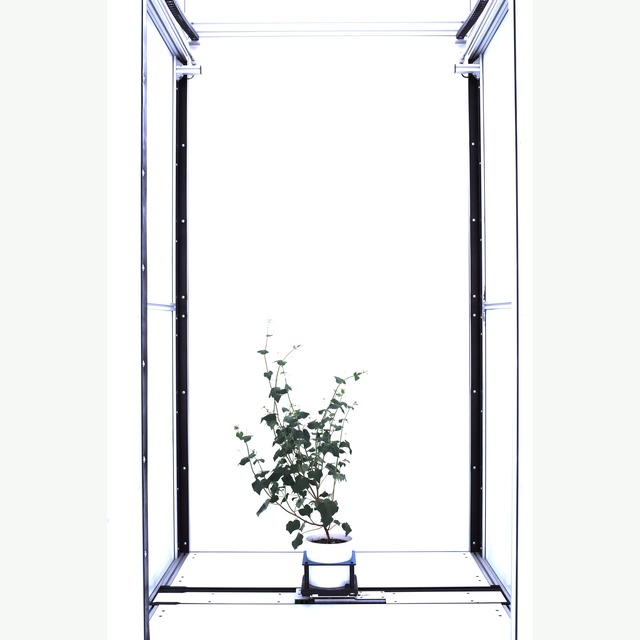
#> input picture Data/flowering/cosegppb_buckwheat_0005.jpg, 640 x 640 px
$ python -i extract_features.py   (imports and definitions only)
#> lines starting #> are read from the running program, lines starting #| are printed output that depends on the picture; after the words box and inside, x2 and y2 are one past the last pixel; in counts of white or black regions, pixels touching at a corner belong together

from __future__ import annotations

import argparse
import os
from pathlib import Path
from typing import Dict, List, Tuple

import cv2
import numpy as np
import psycopg2
from psycopg2.extras import execute_values
from skimage.feature import local_binary_pattern
import pandas as pd
from tqdm import tqdm

# ── DB Config ──────────────────────────────────────────────────────────────────
DB_CONFIG = {
    'host':     'localhost',
    'port':     5432,
    'dbname':   'Tree_image_metadata',   # ← đổi
    'user':     'postgres',   # ← đổi
    'password': '12345678',   # ← đổi
}

INSERT_SQL = """
INSERT INTO plant_features (
    file_name, folder,
    rgb_hist_1, rgb_hist_2, rgb_hist_3, rgb_hist_4, rgb_hist_5, rgb_hist_6,
    rgb_hist_7, rgb_hist_8, rgb_hist_9, rgb_hist_10, rgb_hist_11, rgb_hist_12,
    rgb_hist_13, rgb_hist_14, rgb_hist_15, rgb_hist_16, rgb_hist_17, rgb_hist_18,
    rgb_hist_19, rgb_hist_20, rgb_hist_21, rgb_hist_22, rgb_hist_23, rgb_hist_24,
    edge_count, edge_ratio,
    hw_ratio, contour_area, convexity, defect_count,
    lbp_1, lbp_2, lbp_3, lbp_4, lbp_5, lbp_6, lbp_7, lbp_8, lbp_9, lbp_10,
    hu_1, hu_2, hu_3, hu_4, hu_5, hu_6, hu_7,
    green_count, green_ratio
 ) VALUES %s
ON CONFLICT (file_name, folder) DO UPDATE SET
    folder       = EXCLUDED.folder,
    rgb_hist_1   = EXCLUDED.rgb_hist_1,  rgb_hist_2  = EXCLUDED.rgb_hist_2,
    rgb_hist_3   = EXCLUDED.rgb_hist_3,  rgb_hist_4  = EXCLUDED.rgb_hist_4,
    rgb_hist_5   = EXCLUDED.rgb_hist_5,  rgb_hist_6  = EXCLUDED.rgb_hist_6,
    rgb_hist_7   = EXCLUDED.rgb_hist_7,  rgb_hist_8  = EXCLUDED.rgb_hist_8,
    rgb_hist_9   = EXCLUDED.rgb_hist_9,  rgb_hist_10 = EXCLUDED.rgb_hist_10,
    rgb_hist_11  = EXCLUDED.rgb_hist_11, rgb_hist_12 = EXCLUDED.rgb_hist_12,
    rgb_hist_13  = EXCLUDED.rgb_hist_13, rgb_hist_14 = EXCLUDED.rgb_hist_14,
    rgb_hist_15  = EXCLUDED.rgb_hist_15, rgb_hist_16 = EXCLUDED.rgb_hist_16,
    rgb_hist_17  = EXCLUDED.rgb_hist_17, rgb_hist_18 = EXCLUDED.rgb_hist_18,
    rgb_hist_19  = EXCLUDED.rgb_hist_19, rgb_hist_20 = EXCLUDED.rgb_hist_20,
    rgb_hist_21  = EXCLUDED.rgb_hist_21, rgb_hist_22 = EXCLUDED.rgb_hist_22,
    rgb_hist_23  = EXCLUDED.rgb_hist_23, rgb_hist_24 = EXCLUDED.rgb_hist_24,
    edge_count   = EXCLUDED.edge_count,  edge_ratio  = EXCLUDED.edge_ratio,
    hw_ratio     = EXCLUDED.hw_ratio,    contour_area = EXCLUDED.contour_area,
    convexity    = EXCLUDED.convexity,   defect_count = EXCLUDED.defect_count,
    lbp_1        = EXCLUDED.lbp_1,  lbp_2  = EXCLUDED.lbp_2,
    lbp_3        = EXCLUDED.lbp_3,  lbp_4  = EXCLUDED.lbp_4,
    lbp_5        = EXCLUDED.lbp_5,  lbp_6  = EXCLUDED.lbp_6,
    lbp_7        = EXCLUDED.lbp_7,  lbp_8  = EXCLUDED.lbp_8,
    lbp_9        = EXCLUDED.lbp_9,  lbp_10 = EXCLUDED.lbp_10,
    hu_1         = EXCLUDED.hu_1,   hu_2   = EXCLUDED.hu_2,
    hu_3         = EXCLUDED.hu_3,   hu_4   = EXCLUDED.hu_4,
    hu_5         = EXCLUDED.hu_5,   hu_6   = EXCLUDED.hu_6,
    hu_7         = EXCLUDED.hu_7,
    green_count  = EXCLUDED.green_count, green_ratio = EXCLUDED.green_ratio;
"""


# [20 lines left out: function row_to_tuple, not called in this run]


# ── Feature extraction ─────────────────────────────────────────────────────────

TARGET_SIZE = (1080, 1080)


def rgb_histogram(img: np.ndarray, bins: int = 8) -> List[float]:
    chans = cv2.split(img)
    feats = []
    for ch in chans[::-1]:
        hist = cv2.calcHist([ch], [0], None, [bins], [0, 256]).flatten()
        hist = hist / (hist.sum() + 1e-9)
        feats.extend(hist.tolist())
    return feats


def edge_features(gray: np.ndarray) -> Tuple[int, float]:
    blur = cv2.GaussianBlur(gray, (5, 5), 0)
    edges = cv2.Canny(blur, 50, 150)
    edge_count = int(np.count_nonzero(edges))
    ratio = edge_count / (gray.shape[0] * gray.shape[1])
    return edge_count, ratio


def shape_features(img: np.ndarray, gray: np.ndarray) -> Tuple[float, int, float, int]:
    _, th = cv2.threshold(gray, 0, 255, cv2.THRESH_BINARY_INV + cv2.THRESH_OTSU)
    contours, _ = cv2.findContours(th, cv2.RETR_EXTERNAL, cv2.CHAIN_APPROX_SIMPLE)
    if not contours:
        return 0.0, 0, 0.0, 0
    c = max(contours, key=cv2.contourArea)
    area = float(cv2.contourArea(c))
    x, y, w, h = cv2.boundingRect(c)
    hw_ratio = float(h) / float(w) if w > 0 else 0.0
    hull = cv2.convexHull(c)
    hull_area = float(cv2.contourArea(hull)) if hull is not None else 0.0
    convexity = (hull_area / area) if area > 0 else 0.0
    defects_count = 0
    try:
        hull_idx = cv2.convexHull(c, returnPoints=False)
        if hull_idx is not None and len(hull_idx) > 2:
            defects = cv2.convexityDefects(c, hull_idx)
            if defects is not None:
                defects_count = int(defects.shape[0])
    except Exception:
        defects_count = 0
    return hw_ratio, int(area), convexity, defects_count


def hu_moments_from_mask(gray: np.ndarray) -> List[float]:
    """Compute Hu moments from the largest contour mask. Returns 7 Hu moments (log-scaled)."""
    _, th = cv2.threshold(gray, 0, 255, cv2.THRESH_BINARY_INV + cv2.THRESH_OTSU)
    contours, _ = cv2.findContours(th, cv2.RETR_EXTERNAL, cv2.CHAIN_APPROX_SIMPLE)
    if not contours:
        return [0.0] * 7
    c = max(contours, key=cv2.contourArea)
    mask = np.zeros_like(gray)
    cv2.drawContours(mask, [c], -1, color=255, thickness=-1)
    moments = cv2.moments(mask)
    hu = cv2.HuMoments(moments).flatten()
    # log scale for numerical stability/sign handling
    hu_log = []
    for v in hu:
        if v == 0:
            hu_log.append(0.0)
        else:
            hu_log.append(-1.0 * float(np.sign(v) * np.log10(abs(v))))
    # ensure length 7
    while len(hu_log) < 7:
        hu_log.append(0.0)
    return hu_log


def lbp_features(gray: np.ndarray, P: int = 8, R: int = 1, bins: int = 10) -> List[float]:
    lbp = local_binary_pattern(gray, P, R, method='uniform')
    hist, _ = np.histogram(lbp.ravel(), bins=bins, range=(0, bins))
    hist = hist.astype('float')
    hist /= (hist.sum() + 1e-9)
    return hist.tolist()


def green_area_ratio(img: np.ndarray) -> Tuple[int, float]:
    hsv = cv2.cvtColor(img, cv2.COLOR_BGR2HSV)
    mask = cv2.inRange(hsv, np.array([35, 40, 40]), np.array([85, 255, 255]))
    green_count = int(np.count_nonzero(mask))
    return green_count, green_count / (img.shape[0] * img.shape[1])


def process_image(path: Path) -> Dict[str, object]:
    img = cv2.imdecode(np.fromfile(str(path), dtype=np.uint8), cv2.IMREAD_COLOR)
#> img is the input picture: shape (640, 640, 3); mean B, G, R 237.8, 237.7, 236.6
    if img is None:
        raise ValueError(f'Could not open image: {path}')
    img = cv2.resize(img, TARGET_SIZE, interpolation=cv2.INTER_AREA)
#> img: shape (1080, 1080, 3)
    gray = cv2.cvtColor(img, cv2.COLOR_BGR2GRAY)
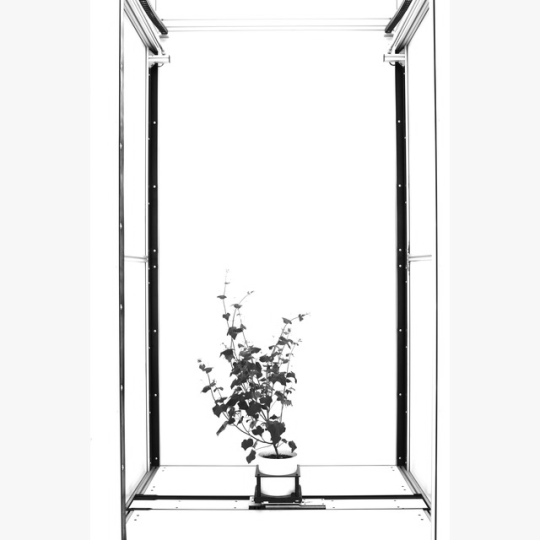
#> gray: shape (1080, 1080) (shown at 1/2 size); min 1, max 255, mean 237.3

    feats: Dict[str, object] = {}
    for i, v in enumerate(rgb_histogram(img, bins=8), 1):
        feats[f'rgb_hist_{i}'] = float(v)
#> this loop made 24 passes
#> v on passes 1 to 12: 0.0187, 0.0217, 0.0111, 0.00942, 0.00871, 0.0118, 0.0153, 0.903, 0.02, 0.0179, 0.0117, 0.0102
#> after the loop, feats = 24 items
    edge_count, edge_ratio = edge_features(gray)
#> in edge_features, `edges = cv2.Canny(blur, 50, 150)`:
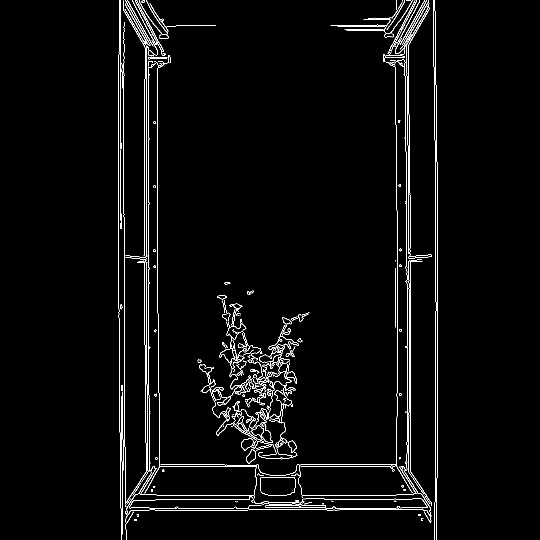
#> edges: shape (1080, 1080) (shown at 1/2 size); 2.5% white in thin lines or dots, all inside (x1, y1, x2, y2) = (237, 0, 876, 1080)
#> in edge_features, `edge_count = int(np.count_nonzero(edges))`: edge_count = 28781
#> in edge_features, `ratio = edge_count / (gray.shape[0] * gray.shape[1])`: ratio = 0.0247
#> edge_count = 28781; edge_ratio = 0.0247
    feats['edge_count'] = int(edge_count)
    feats['edge_ratio'] = float(edge_ratio)
    hw_ratio, area, convexity, defects = shape_features(img, gray)
#> in shape_features, `_, th = cv2.threshold(gray, 0, 255, cv2.THRESH_BINARY_INV + cv2.THRESH..`:
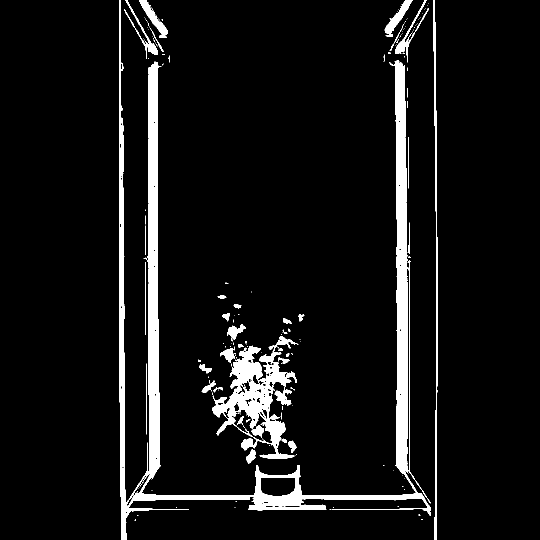
#> th: shape (1080, 1080) (shown at 1/2 size); 6.8% white; 199 white regions (159 under 20 px)
#> in shape_features, `contours, _ = cv2.findContours(th, cv2.RETR_EXTERNAL, cv2.CHAIN_APPROX..`: contours = 179 contours, 152 with area under 20; largest, box (x1, y1, x2, y2) and area: (238, 0, 862, 1080) 50990, (425, 672, 597, 918) 17240, (866, 0, 876, 1080) 2336, (278, 0, 336, 76) 1099, (769, 0, 825, 68) 1022
#> in shape_features, `c = max(contours, key=cv2.contourArea)`: c = contour of 927 points, box (x1, y1, x2, y2) (238, 0, 862, 1080), area 50990
#> in shape_features, `area = float(cv2.contourArea(c))`: area = 50989.5
#> in shape_features, `x, y, w, h = cv2.boundingRect(c)`: x = 238; y = 0; w = 624; h = 1080
#> in shape_features, `hw_ratio = float(h) / float(w) if w > 0 else 0.0`: hw_ratio = 1.73
#> in shape_features, `hull = cv2.convexHull(c)`: hull = contour of 12 points, box (x1, y1, x2, y2) (238, 0, 862, 1080), area 592060
#> in shape_features, `hull_area = float(cv2.contourArea(hull)) if hull is not None else 0.0`: hull_area = 592059.5
#> in shape_features, `convexity = (hull_area / area) if area > 0 else 0.0`: convexity = 11.61
#> in shape_features, `hull_idx = cv2.convexHull(c, returnPoints=False)`: hull_idx = [926, 467, 461, 455, 361, 187, 14, 13, 9, 3, 2, 0]
#> in shape_features, `defects = cv2.convexityDefects(c, hull_idx)`: defects = [[0, 2, 1, 246], [3, 9, 8, 299], [9, 13, 12, 333], [14, 187, 65, 19860], [187, 361, 252, 13312], [361, 455, 411, 9776], [455, 461, 458, 861], [461, 467, 463, 680], [467, 926, 870, 251264]]
#> hw_ratio = 1.73; area = 50989; convexity = 11.61; defects = 9
    feats['hw_ratio'] = float(hw_ratio)
    feats['contour_area'] = int(area)
    feats['convexity'] = float(convexity)
    feats['defect_count'] = int(defects)
    for i, v in enumerate(lbp_features(gray), 1):
#> in lbp_features, `lbp = local_binary_pattern(gray, P, R, method='uniform')`:
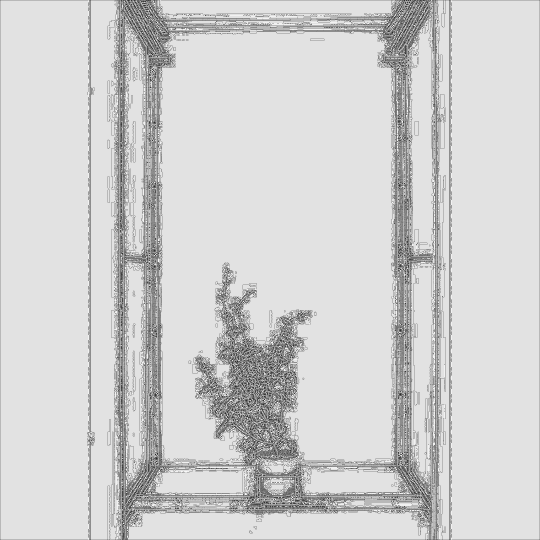
#> lbp: shape (1080, 1080) float64 (shown at 1/2 size); min 0, max 9, mean 7.41; drawn with min black and max white
#> in lbp_features, `hist, _ = np.histogram(lbp.ravel(), bins=bins, range=(0, bins))`: hist = [2197, 11435, 2935, 21557, 41297, 97001, 10203, 18367, 936725, 24683]
#> in lbp_features, `hist /= (hist.sum() + 1e-9)`: hist = [0.00188, 0.0098, 0.00252, 0.0185, 0.0354, 0.0832, 0.00875, 0.0157, 0.803, 0.0212]
        feats[f'lbp_{i}'] = float(v)
#> this loop made 10 passes
#> after the loop, feats = 40 items
    # Hu moments
    hu = hu_moments_from_mask(gray)
#> in hu_moments_from_mask, `cv2.drawContours(mask, [c], -1, color=255, thickness=-1)`:
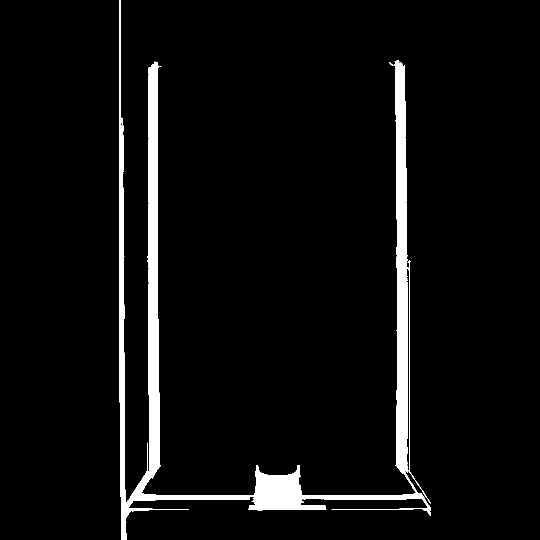
#> mask: shape (1080, 1080) (shown at 1/2 size); 4.8% white; 1 white region, box (x1, y1, x2, y2) and area: (238, 0, 862, 1080) 55523
#> in hu_moments_from_mask, `moments = cv2.moments(mask)`: moments = moments, m00 14158365, centre m10/m00, m01/m00 = (508.5, 665.8)
#> in hu_moments_from_mask, `hu = cv2.HuMoments(moments).flatten()`: hu = [0.00958, 2.9e-06, 4.97e-09, 4.37e-08, -6.41e-16, 5.83e-11, -6.37e-17]
#> the loop in hu_moments_from_mask, `for v in hu:` made 7 passes
#> v on passes 1 to 7: 0.00958, 2.9e-06, 4.97e-09, 4.37e-08, -6.41e-16, 5.83e-11, -6.37e-17
#> after the loop in hu_moments_from_mask, `for v in hu:`: hu_log = [2.02, 5.54, 8.3, 7.36, -15.19, 10.23, -16.2]
#> hu = [2.02, 5.54, 8.3, 7.36, -15.19, 10.23, -16.2]
    for i, v in enumerate(hu, 1):
        feats[f'hu_{i}'] = float(v)
#> this loop made 7 passes
#> v on passes 1 to 7: 2.02, 5.54, 8.3, 7.36, -15.19, 10.23, -16.2
#> after the loop, feats = 47 items
    green_count, green_ratio = green_area_ratio(img)
#> in green_area_ratio, `hsv = cv2.cvtColor(img, cv2.COLOR_BGR2HSV)`: hsv: shape (1080, 1080, 3); mean H, S, V 38.7, 5.8, 239
#> in green_area_ratio, `mask = cv2.inRange(hsv, np.array([35, 40, 40]), np.array([85, 255, 255..`:
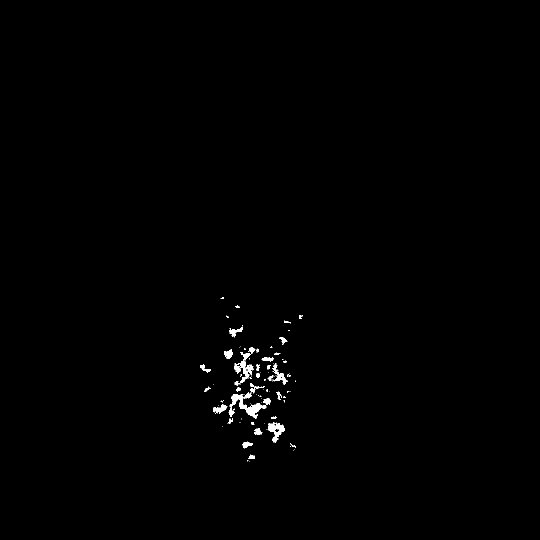
#> mask: shape (1080, 1080) (shown at 1/2 size); 0.5% white; 108 white regions (74 under 20 px), largest, box (x1, y1, x2, y2) and area: (457, 785, 533, 837) 1263, (469, 704, 508, 771) 688, (536, 844, 570, 886) 641
#> in green_area_ratio, `green_count = int(np.count_nonzero(mask))`: green_count = 5813
#> green_count = 5813; green_ratio = 0.00498
    feats['green_count'] = int(green_count)
    feats['green_ratio'] = float(green_ratio)
    return feats


# [81 lines left out: functions gather_images, main, not called in this run]


# [2 lines not run here, left out]

>>> result = process_image('../Data/flowering/cosegppb_buckwheat_0005.jpg')
#> result = 49 items

$ run again, on Data/flowering/wgsm_maize_0001.jpg
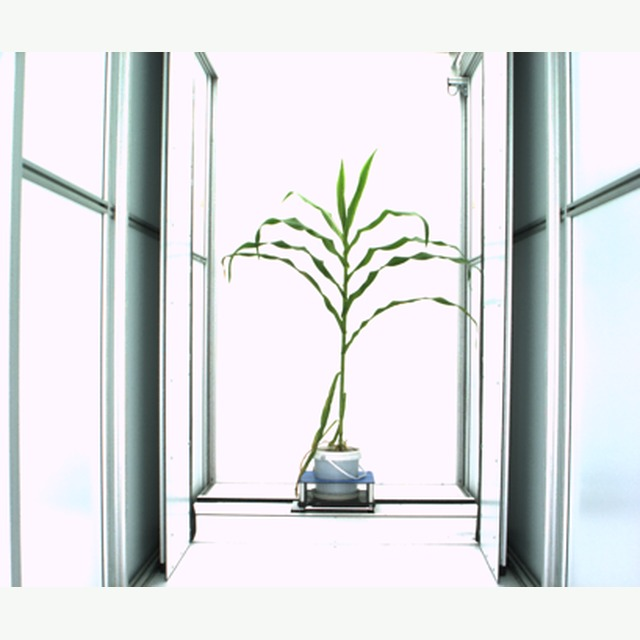
#> input picture Data/flowering/wgsm_maize_0001.jpg, 640 x 640 px
#> in process_image, img is the input picture: shape (640, 640, 3); mean B, G, R 224.8, 222.6, 220.6
#> img: shape (1080, 1080, 3)
#> the loop in process_image, `for i, v in enumerate(rgb_histogram(img, bins=8), 1):` made 24 passes
#> v on passes 1 to 8: 0.00378, 0.0365, 0.0335, 0.0328, 0.05, 0.0458, 0.0465, 0.751
#> after the loop in process_image, `for i, v in enumerate(rgb_histogram(img, bins=8), 1):`: feats = 24 items
#> in edge_features, `edges = cv2.Canny(blur, 50, 150)`:
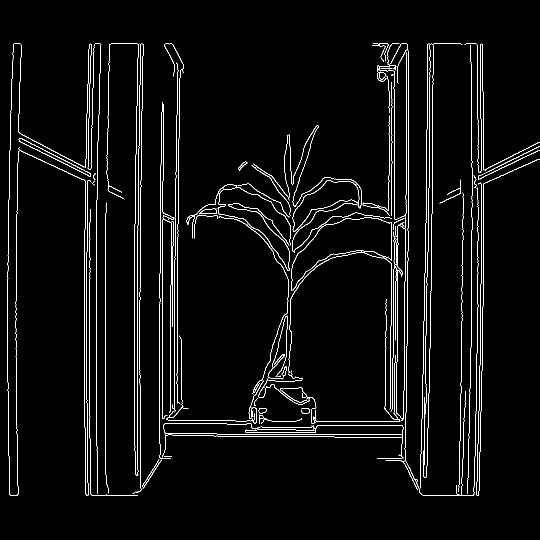
#> edges: shape (1080, 1080) (shown at 1/2 size); 3.1% white in thin lines or dots, all inside (x1, y1, x2, y2) = (15, 87, 1080, 991)
#> in edge_features, `edge_count = int(np.count_nonzero(edges))`: edge_count = 36662
#> ratio = 0.0314
#> in process_image, `edge_count, edge_ratio = edge_features(gray)`: edge_count = 36662; edge_ratio = 0.0314
#> th: shape (1080, 1080); 17% white; 79 white regions (55 under 20 px)
#> in shape_features, `contours, _ = cv2.findContours(th, cv2.RETR_EXTERNAL, cv2.CHAIN_APPROX..`: contours = 61 contours, 41 with area under 20; largest, box (x1, y1, x2, y2) and area: (838, 88, 923, 991) 63450, (319, 88, 817, 928) 55176, (213, 88, 287, 991) 52070, (923, 88, 1080, 991) 13274, (17, 301, 35, 990) 7558
#> in shape_features, `c = max(contours, key=cv2.contourArea)`: c = contour of 194 points, box (x1, y1, x2, y2) (838, 88, 923, 991), area 63450
#> in shape_features, `area = float(cv2.contourArea(c))`: area = 63449.5
#> x = 838; y = 88; w = 85; h = 903
#> in shape_features, `hw_ratio = float(h) / float(w) if w > 0 else 0.0`: hw_ratio = 10.62
#> hull = contour of 14 points, box (x1, y1, x2, y2) (838, 88, 923, 991), area 66964
#> hull_area = 66964
#> in shape_features, `convexity = (hull_area / area) if area > 0 else 0.0`: convexity = 1.06
#> hull_idx = [193, 185, 167, 132, 70, 56, 54, 53, 51, 49, 47, 46, 44, 0]
#> in shape_features, `defects = cv2.convexityDefects(c, hull_idx)`: defects = [[0, 44, 14, 1210], [44, 46, 45, 186], [47, 49, 48, 142], [49, 51, 50, 186], [51, 53, 52, 244], [54, 56, 55, 162], [56, 70, 67, 477], [70, 132, 106, 814], [132, 167, 134, 256], [167, 185, 170, 419], [185, 193, 188, 463]]
#> in process_image, `hw_ratio, area, convexity, defects = shape_features(img, gray)`: hw_ratio = 10.62; area = 63449; convexity = 1.06; defects = 11
#> in lbp_features, `hist, _ = np.histogram(lbp.ravel(), bins=bins, range=(0, bins))`: hist = [2260, 15971, 2597, 43368, 122920, 220206, 20269, 31147, 674131, 33531]
#> in lbp_features, `hist /= (hist.sum() + 1e-9)`: hist = [0.00194, 0.0137, 0.00223, 0.0372, 0.105, 0.189, 0.0174, 0.0267, 0.578, 0.0287]
#> the loop in process_image, `for i, v in enumerate(lbp_features(gray), 1):` made 10 passes
#> v on passes 1 to 8: 0.00194, 0.0137, 0.00223, 0.0372, 0.105, 0.189, 0.0174, 0.0267
#> after the loop in process_image, `for i, v in enumerate(lbp_features(gray), 1):`: feats = 40 items
#> moments = moments, m00 16427355, centre m10/m00, m01/m00 = (884.4, 551.1)
#> in hu_moments_from_mask, `hu = cv2.HuMoments(moments).flatten()`: hu = [0.00417, 1.69e-05, 2.26e-10, 2.03e-10, 4.36e-20, 8.34e-13, 2.99e-22]
#> the loop in hu_moments_from_mask, `for v in hu:` made 7 passes
#> v on passes 1 to 7: 0.00417, 1.69e-05, 2.26e-10, 2.03e-10, 4.36e-20, 8.34e-13, 2.99e-22
#> after the loop in hu_moments_from_mask, `for v in hu:`: hu_log = [2.38, 4.77, 9.65, 9.69, 19.36, 12.08, 21.52]
#> the loop in process_image, `for i, v in enumerate(hu, 1):` made 7 passes
#> v on passes 1 to 7: 2.38, 4.77, 9.65, 9.69, 19.36, 12.08, 21.52
#> after the loop in process_image, `for i, v in enumerate(hu, 1):`: feats = 47 items
#> hsv: shape (1080, 1080, 3); mean H, S, V 107.7, 14.8, 227.2
#> in green_area_ratio, `mask = cv2.inRange(hsv, np.array([35, 40, 40]), np.array([85, 255, 255..`:
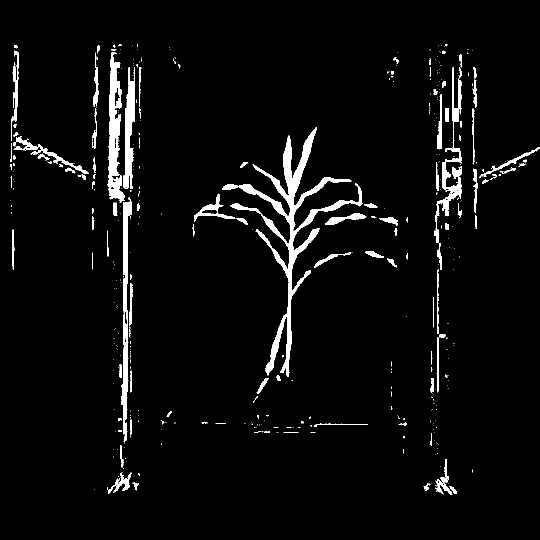
#> mask: shape (1080, 1080) (shown at 1/2 size); 4.1% white; 488 white regions (370 under 20 px), largest, box (x1, y1, x2, y2) and area: (444, 255, 726, 754) 14966, (215, 104, 250, 405) 5015, (242, 395, 263, 885) 4011
#> in green_area_ratio, `green_count = int(np.count_nonzero(mask))`: green_count = 47534
#> in process_image, `green_count, green_ratio = green_area_ratio(img)`: green_ratio = 0.0408
#> result = 49 items
